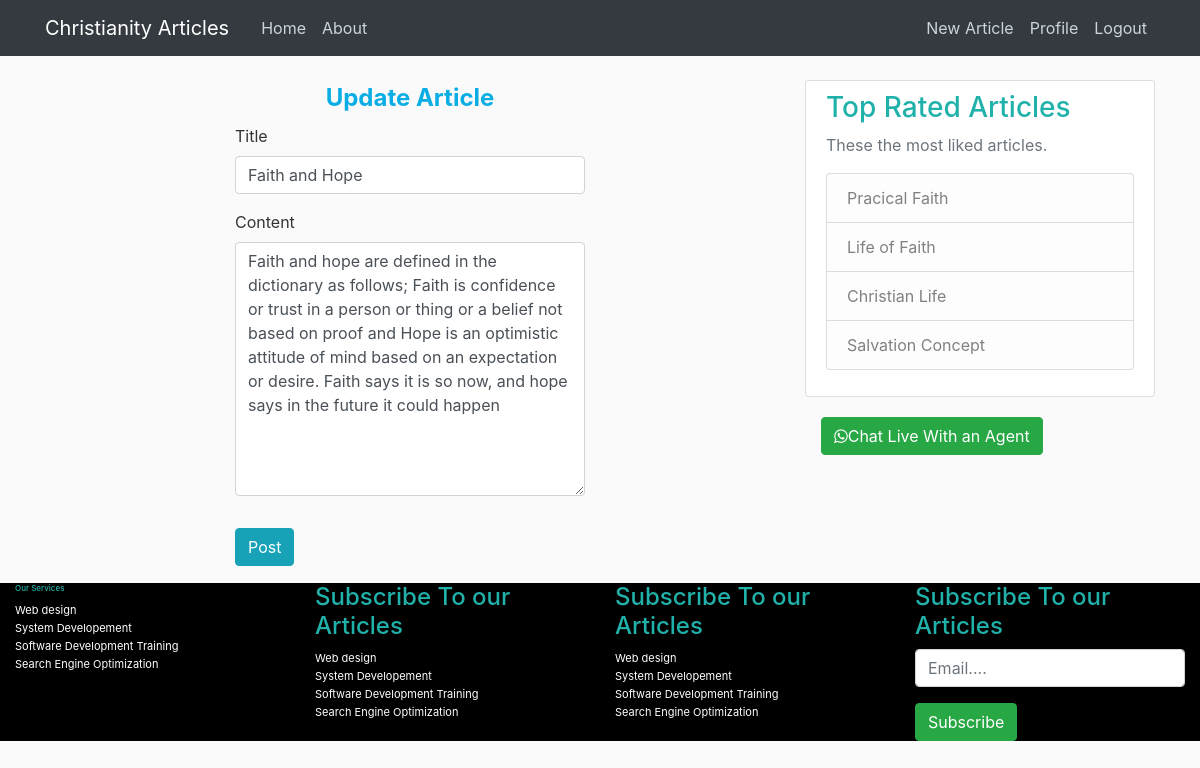
The app's page /post/2/update (signed in) with its own data.
### app/models.py (models this page shows, shortened)
class Post(db.Model,UserMixin):
    id = db.Column(db.Integer, primary_key=True)
    title = db.Column(db.String(100), nullable=False)
    date_posted = db.Column(db.DateTime, nullable=False, default=datetime.utcnow)
    content=db.Column(db.Text, nullable=False)
    user_id=db.Column(db.Integer, db.ForeignKey('user.id'), nullable=False)

### app/posts/routes.py (the view)
@posts.route('/post/<int:post_id>/update',methods=['POST','GET'])
@login_required
def update_post(post_id):
    post=Post.query.get_or_404(post_id)
    if post.author!=current_user:
        abort(403)
    form=PostForm()
    if form.validate_on_submit():
        post.title=form.title.data
        post.content=form.content.data
        db.session.commit()
        flash('Article has been Updated Successfuly','success')
        return redirect(url_for('posts.post',post_id=post.id))
    elif request.method=='GET':
        form.title.data=post.title
        form.content.data=post.content
    return render_template('createpost.html',title='Update Post',form=form,
                    legend='Update Article')

### app/posts/forms.py
class PostForm(FlaskForm):
    title=StringField('Title',validators=[DataRequired()])
    content=TextAreaField('Content',validators=[DataRequired()])
    submit=SubmitField('Post')

### app/models.py (called while the page is built)
@login_manager.user_loader
def load_user(user_id):
    return User.query.get(int(user_id))

### app/templates/createpost.html (shortened to what this page needs)
{% extends "base.html" %}
{% block content %}
<div class="content">
    <div class="row">
        <div class="col-md-3"></div>
        <div class="col-md-6">
                <form method="POST" action="" novalidate>
                        <fieldset class="form-group">
                            <legend style="color:rgb(10, 173, 228);text-align: center; font-weight: bold;">{{legend}}</legend>
                            <div class="form-group">
                                {{ form.title.label(class="form-control-label") }}
                                {% if form.title.errors %}
                                    {{ form.title(class="form-control form-control-md is-invalid") }}
                                    <div class="invalid-feedback">
                                        {% for error in form.title.errors %}
                                            <span>{{ error }}</span>
                                        {% endfor %}
                                    </div>
                                {% else %}
                                    {{ form.title(class="form-control form-control-md") }}
                                {% endif %}
                            </div>
                            <div class="form-group">
                                {{ form.content.label(class="form-control-label") }}
                                {% if form.content.errors %}
                                    {{ form.content(class="form-control form-control-md is-invalid") }}
                                    <div class="invalid-feedback">
                                        {% for error in form.content.errors %}
                                            <span>{{ error }}</span>
                                        {% endfor %}
                                    </div>
                                {% else %}
                                    {{ form.content(class="form-control form-control-md", cols=20,rows=10) }}
                                {% endif %}
                            </div>
                        </fieldset>
                        <div class="form-group">
                            {{ form.submit(class="btn btn-info") }}
                        </div>
                    </form>
        </div>
        <div class="col-md-6"></div>
    </div>
</div>
{% endblock content %}

### app/static/main.css (style rules this page uses)
body { background: #fafafa; color: #333333; margin-top: 5rem; }

### records on screen
Post: title "Faith and Hope", content "Faith and hope are defined in the dictionary as follows; Faith is confidence or trust in a person or thing or a belief not based on proof and Hope is an optimistic attitude of mind based on an expectation or desire. Faith says it is so now, and hope says in the future it could happen"

### other values on screen
{{ legend }} "Update Article"
